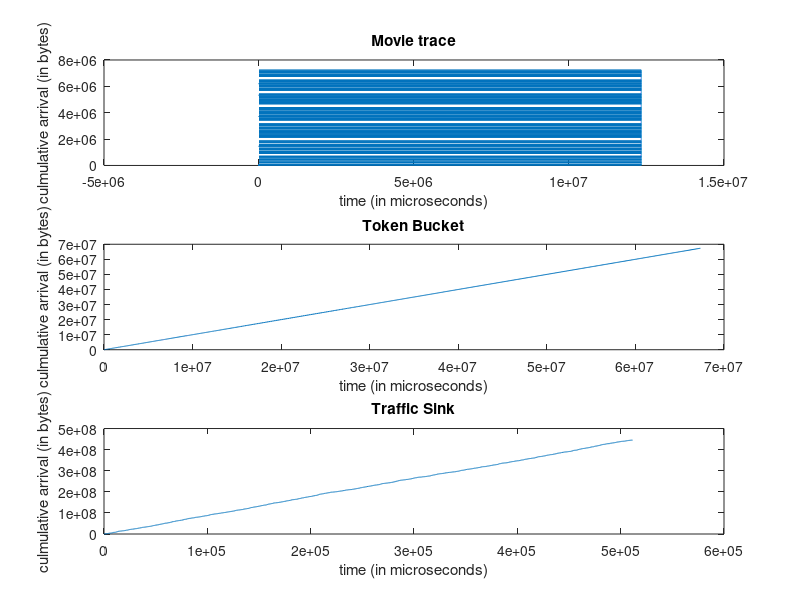
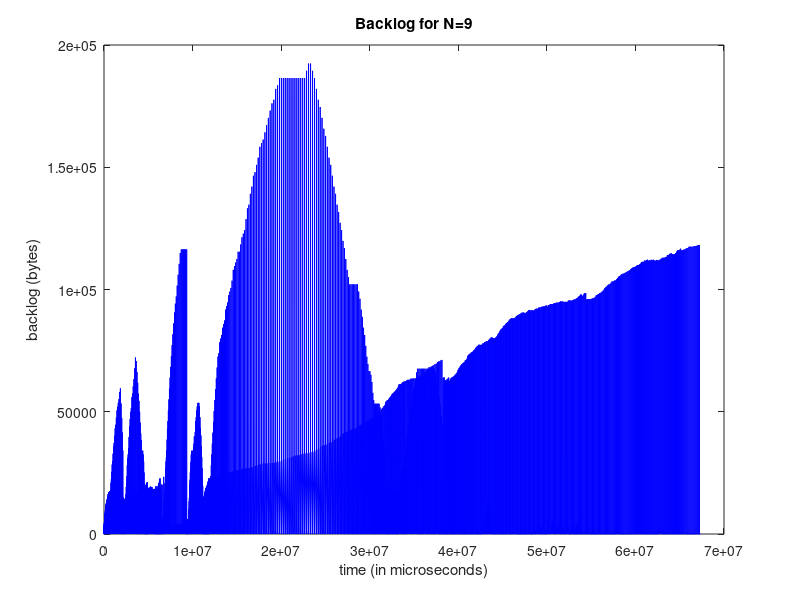
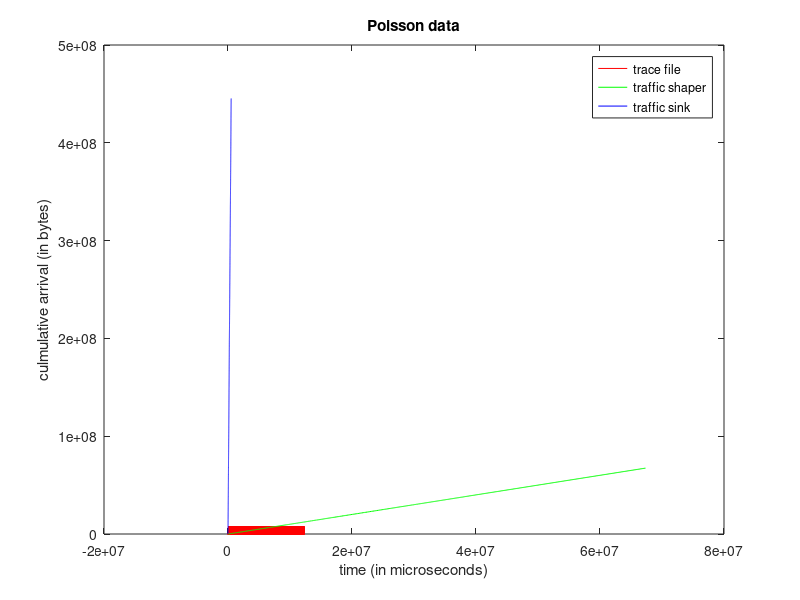
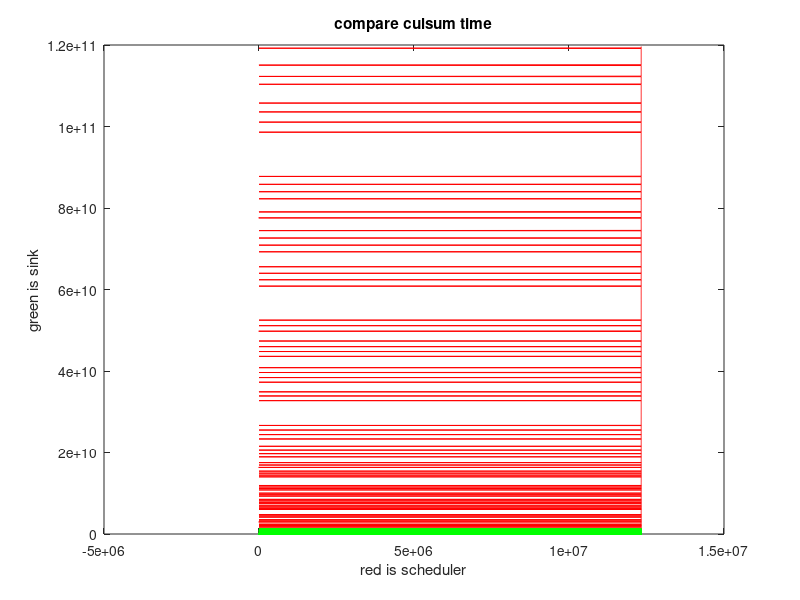

Here is the MATLAB script that generated these plots, in order:
clc;clear all;
%%%%%%%%%%%%%%%%%%%%%%%%%%%%%%%%%%%%%%%%%%%%%%%%%%%%%%%%%%%%%%%%%%%
%Reading data from a file
%Note that time is in micro seconds and packetsize is in Bytes
%%%%%%%%%%%%%%%%%%%%%%%%%%%%%%%%%%%%%%%%%%%%%%%%%%%%%%%%%%%%%%%%%%%
close all;
clearvars;
%size = 50000;
size = 5000;

%1......trace file
[packet_no_p, time_p, packetsize_p] = textread('output_movie.txt', '%f %f %f');
figure(1);
time_array = zeros(1,size);
cumulative_arrival = zeros(1,size);

time_array(1) = time_p(1);
cumulative_arrival(1) = packetsize_p(1);
i=2
while i<=size
    time_array(i) = time_p(i);
    cumulative_arrival(i) = cumulative_arrival(i-1) + packetsize_p(i);
    i=i+1;
end
    
subplot(3,1,1);
plot(time_array,cumulative_arrival);
title('Movie trace');
xlabel('time (in microseconds)');
ylabel('culmulative arrival (in bytes)');

%2..........traffic scheduler output
[arrival_time, packetsize_p2, back_log] = textread('scheduler.txt', '%f %f %f');
time_array2 = zeros(1,size);
cumulative_arrival2 = zeros(1,size);

time_array2(1) = arrival_time(1);
cumulative_arrival2(1) = packetsize_p2(1);
i=2
while i<=size
    time_array2(i) = time_array2(i-1) + arrival_time(i);
    cumulative_arrival2(i) = cumulative_arrival2(i-1) + packetsize_p2(i);
    i=i+1;
end

subplot(3,1,2);
plot(time_array2,cumulative_arrival2);
title('Token Bucket');
xlabel('time (in microseconds)');
ylabel('culmulative arrival (in bytes)');


%3............. sink output
[packet_no_p3, packetsize_p3, arrival_time] = textread('output_poisson.txt', '%f %f %f');
time_array3 = zeros(1,size);
cumulative_arrival3 = zeros(1,size);

time_array3(1) = arrival_time(1);
cumulative_arrival3(1) = packetsize_p3(1);
i=2
while i<=size
    time_array3(i) = time_array3(i-1) + arrival_time(i);
    cumulative_arrival3(i) = cumulative_arrival3(i-1) + packetsize_p3(i);
    i=i+1;
end

subplot(3,1,3);
plot(time_array3,cumulative_arrival3);
title('Traffic Sink');
xlabel('time (in microseconds)');
ylabel('culmulative arrival (in bytes)');


%backlog
figure(2);
subplot(1,1,1);
back_log_to_plot = zeros(1,size);
i=1;
while i<=size
    back_log_to_plot(i) = back_log(i);
    i=i+1;
end
axis([1 size -100 11000])
h1 = plot(time_array2, back_log_to_plot,'b')
hold on
%hkeg1= legend(h1,'backlog');

title('Backlog for N=9');
xlabel('time (in microseconds)');
ylabel('backlog (bytes)');


%plot all three arrrivals on one plot
figure(3);
h2 = plot(time_array,cumulative_arrival, 'r', time_array2,cumulative_arrival2, 'g', time_array3,cumulative_arrival3, 'b' );
hold on
hkeg2 = legend(h2, 'trace file', 'traffic shaper', 'traffic sink');
title('Poisson data');
xlabel('time (in microseconds)');
ylabel('culmulative arrival (in bytes)');



%waiting time
time_array4 = zeros(1,size);
time_array4 = cumsum(time_array2); %cumsum of traffic scheduler
time_array5 = zeros(1,size);
time_array5 = cumsum(time_array3); %cumsum of sink output
figure(4);
plot(time_array, time_array4,'r', time_array, time_array5, 'g');
title('compare culsum time');
xlabel('red is scheduler');
ylabel('green is sink');

waiting_time1 = zeros(1,size); 
i=1;
while i<=size
    j=i;
    while (((back_log(i) + packetsize_p2(i)) > 102400) && j< size )
        j = j+1;
    end
    waiting_time1(i) = time_array5(i) - time_array4(j); %microseconds!!!
    if waiting_time1(i) < 0
        waiting_time1(i) = 0;
    end
    i = i+1;
end
figure(5);
plot(time_array3, waiting_time1);
title('Waiting time (N=9)');
xlabel('time (in microseconds)');
ylabel('time (in microseconds)');


%number of discarded packets
num_of_discard1 = zeros(1, size);
i=1;
while i<=size
    back_log_to_plot(i) = back_log(i);
    if ((back_log(i) + packetsize_p2(i)) > 102400)
        num_of_discard1(i) = 1;
    end
    i=i+1;
end

figure(6);
plot(time_array2, cumsum(num_of_discard1),'b'); %plot cumsum of the discards
title('Number of Discarded packets for N=9');
xlabel('time (in microseconds)');
ylabel('total discarded packets');
